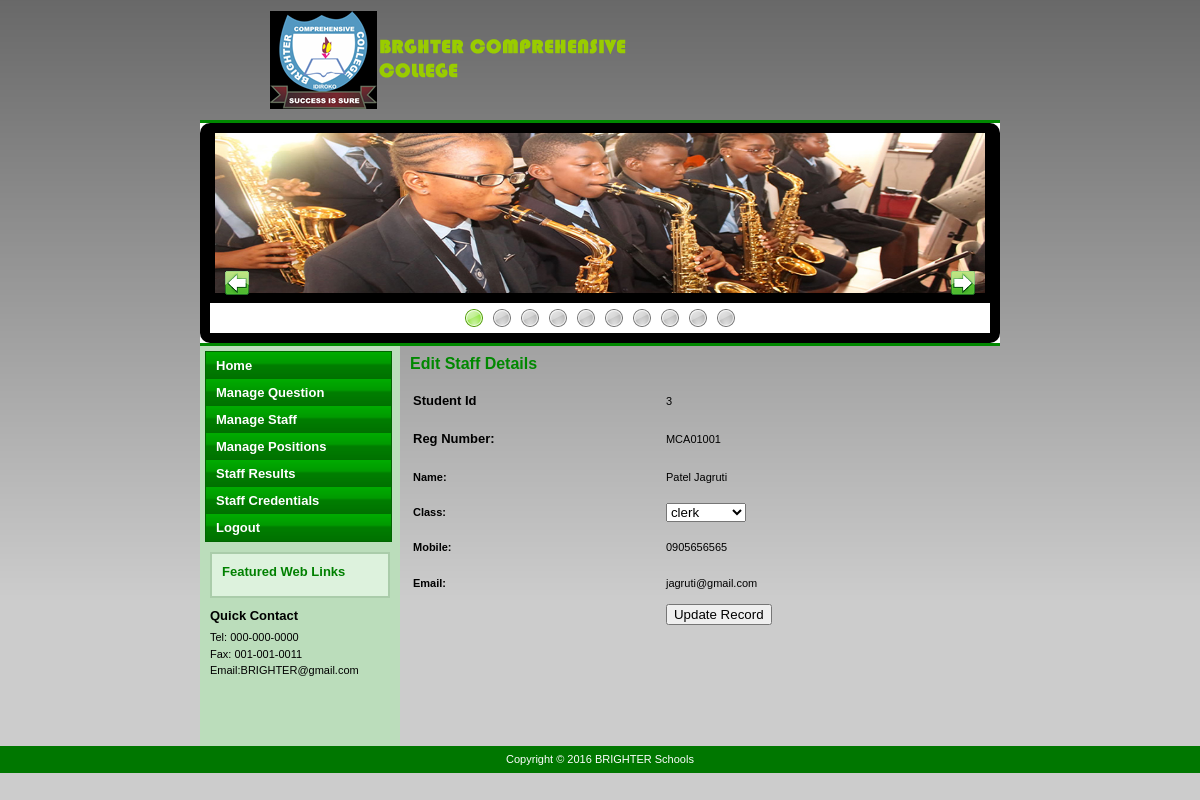
Page /Admin/EditStudent.php?StuId=3 (signed in) on the committed database.
### tables this page shows
CREATE TABLE `student_registration` (
  `Student_Id` int(11) NOT NULL,
  `RollNumber` varchar(20) NOT NULL,
  `Name` varchar(20) NOT NULL,
  `Faculty` varchar(100) NOT NULL,
  `Email` varchar(20) NOT NULL,
  `Mobile` varchar(10) NOT NULL,
  `UserName` varchar(20) NOT NULL,
  `Password` varchar(20) NOT NULL,
  `passport` text NOT NULL,
  `resume` text NOT NULL,
  `dateReg` date NOT NULL
);

### Admin/EditStudent.php (the view, shortened to what this page needs)
<!DOCTYPE html PUBLIC "-//W3C//DTD XHTML 1.0 Transitional//EN" "http://www.w3.org/TR/xhtml1/DTD/xhtml1-transitional.dtd">
<html xmlns="http://www.w3.org/1999/xhtml">
<head>
<link href="../templatemo_style.css" rel="stylesheet" type="text/css" />
	<link rel="stylesheet" type="text/css" href="../sliderman.css" />
<link href="../SpryAssets/SpryValidationTextField.css" rel="stylesheet" type="text/css" />
</head>
<body>
<p style="margin-left:270px"><img  src="../images/rr.png"/></p>
<div id="templatemo_container">
  <div class="templatemo_line"></div>
  <div id="templatemo_header">
  <div id="slider_container_1">
				<div id="SliderName" style="margin-left:5px">
				</div>
				<div id="SliderNameNavigation"></div>
	</div>
  </div>
  <div class="templatemo_line"></div>
    <div id="templatemo_content">
    <div id="templatemo_left_column">
         <?php
		include "Header.php";
		?>
   	  <div class="section_box">
        <div class="subtitle">Featured Web Links</div>
      </div>
   	  <div class="text_area" align="justify">
        <div class="subtitle">Quick Contact</div>
          Tel: 000-000-0000<br />
          Fax: 001-001-0011<br />
          Email:BRIGHTER@gmail.com <br />
          <br />
      </div>
    </div>
      <div id="templatemo_right_column">
   	 		<div class="text_area" align="justify">
<div class="title">Edit Staff Details </div>
	<div id="content">
		<div id="left">
			<table width="100%" height="209" border="0" cellpadding="0" cellspacing="0">
              <tr>
                <td><?php
$Id=$_GET['StuId'];
$con = mysql_connect("localhost","root");
$sql = "select * from student_registration where Student_Id=".$Id."";
$result = mysql_query($sql,$con);
while($row = mysql_fetch_array($result))
{
$Id=$row['Student_Id'];
$RollNumber=$row['RollNumber'];
$Name=$row['Name'];
$Email=$row['Email'];
$Mobile=$row['Mobile'];
}
?>
                  <form method="post" action="UpdateStudent.php?Id=<?php echo $Id;?>">
                    <table width="100%" border="0">
                      <tr>
                        <td height="32"><span class="style8">Student Id</span></td>
                        <td><?php echo $Id;?></td>
                      </tr>
                      <tr>
                        <td height="36"><span class="style8">Reg Number:</span></td>
                        <td><?php echo $RollNumber;?></td>
                      </tr>
                      <tr>
                        <td height="31"><strong>Name:</strong></td>
                        <td><?php echo $Name;?></td>
                      </tr>
                      <tr>
                        <td height="31"><strong>Class:</strong></td>
                        <td>
                        <?php
                        $qry= "SELECT * FROM positions ORDER BY Name ASC";
                        $res= mysql_query($qry,$con);
                        $num = mysql_num_rows($res);
                        if ($num > 0){
                          echo ' <select required name="cmbSem" id="cmbSem">';
                          while ($rows=mysql_fetch_array($res)){
                          echo'<option value="'.$rows['Name'].'" >'.$rows['Name'].'</option>\n';
                              }
                                  echo '</select>';
                              }
                                ?></td>
                      </tr>
                      <tr>
                        <td height="31"><strong>Mobile:</strong></td>
                        <td><?php echo $Mobile;?></td>
                      </tr>
                      <tr>
                        <td height="33"><strong>Email:</strong></td>
                        <td><?php echo $Email;?></td>
                      </tr>
                      <tr>
                        <td></td>
                        <td><input type="submit" name="submit" value="Update Record" /></td>
                      </tr>
</table>
                  </form>
?></td>
              </tr>
		  </table>
			<h1>&nbsp;</h1>
	        <p>&nbsp;</p>
	<h1>&nbsp;</h1>
	  </div>
	</div>
</div>
</div>
	</div>
    </div>
	<div id="templatemo_footer" align="center">
    Copyright © 2016 BRIGHTER Schools</div></div></body>
</html>

### templatemo_style.css (style rules this page uses)
body { margin:0; padding:0; line-height: 1.5em; font-family: Verdana, Arial, Helvetica, sans-serif; font-size: 11px; background: #CCCCCC url(images/templatemo_bg.gif) repeat-x; }
#templatemo_container { width: 800px; margin: auto; background: #FFFFFF; }
#templatemo_header { clear: left; height: 160px; }
#templatemo_content { width: 800px; }
#templatemo_left_column { background: #BBDDBB; float: left; width: 200px; min-height: 400px; }
#templatemo_right_column { float: left; width: 600px; min-height: 400px; }
#templatemo_footer { clear: left; background: #007700; padding: 5px; color: #FFFFFF; }
.templatemo_line { clear: left; height: 3px; background: #008800; }
.section_box { margin: 10px; padding: 10px; border: 2px solid #AACCAA; background: #DDF2DD; color: #008000; }
.text_area { margin: 10px; }
.title { padding-bottom: 10px; font-size: 16px; font-weight: bold; color: #008800; }
.subtitle { padding-bottom: 5px; font-family: Verdana, Arial, Helvetica, sans-serif; font-size: 13px; font-weight: bold; }

### sliderman.css (style rules this page uses)
#slider_container_1 { float: left; padding: 10px; width: 780px; background: #000000; -moz-border-radius: 10px 10px; -webkit-border-radius: 10px 10px; border-radius: 10px 10px; }
#SliderName { width: 800px; height: 160px; margin: auto; }
#SliderNameNavigation { margin: 10px 0 0 0; padding-top: 15px; height: 15px; text-align: center; -moz-border-radius: 6px 6px; background: #fff; }

### Admin/EditStudent.php (style rules this page uses)
.style8 { font-family: Verdana, Arial, Helvetica, sans-serif; font-size: small; font-weight: bold; }

### rows in the picture
student_registration: Student_Id "3", RollNumber "MCA01001", Name "Patel Jagruti", Mobile "0905656565", Email "jagruti@gmail.com"

### other values in the picture
form field cmbSem "clerk"
